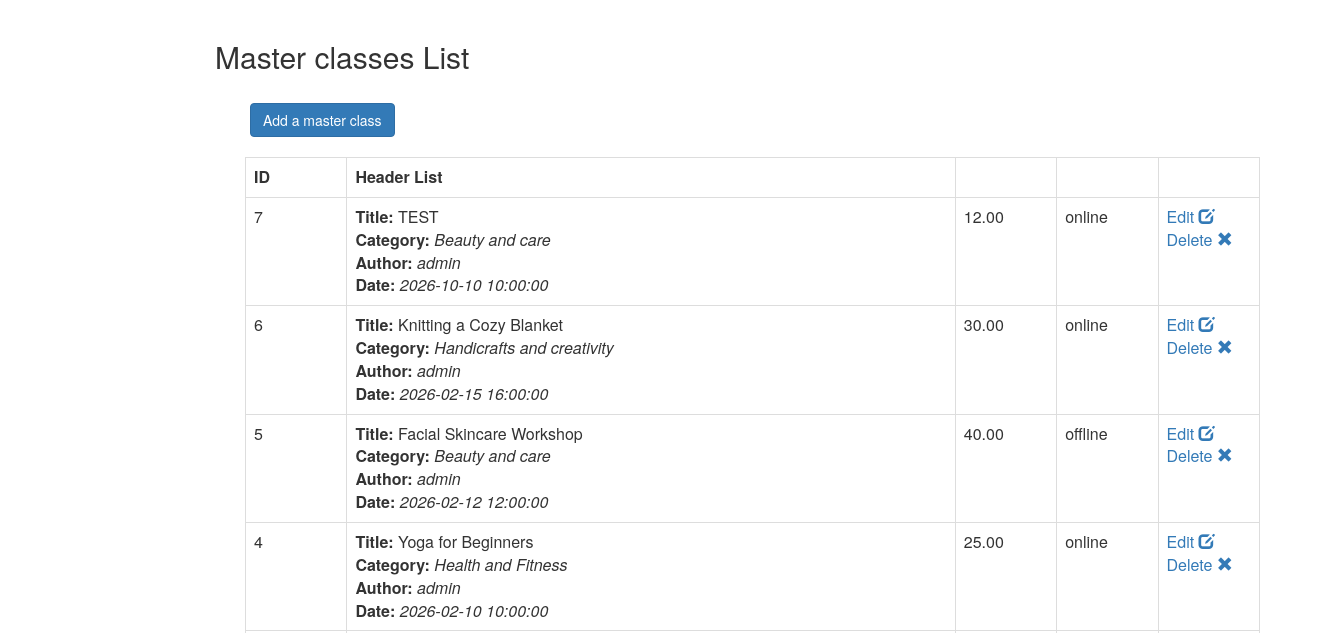
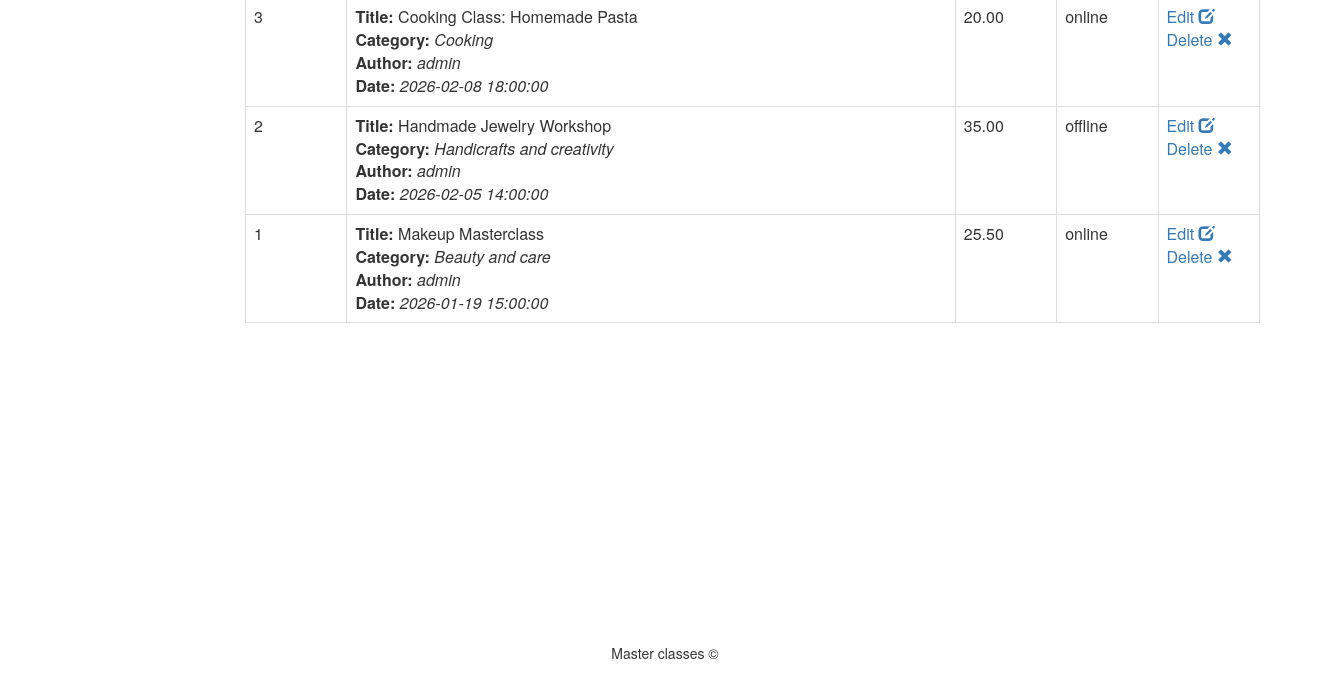
The app's page /Admin/viewAdmin/masterclassesAdmin, older data (2 pictures, top to bottom).
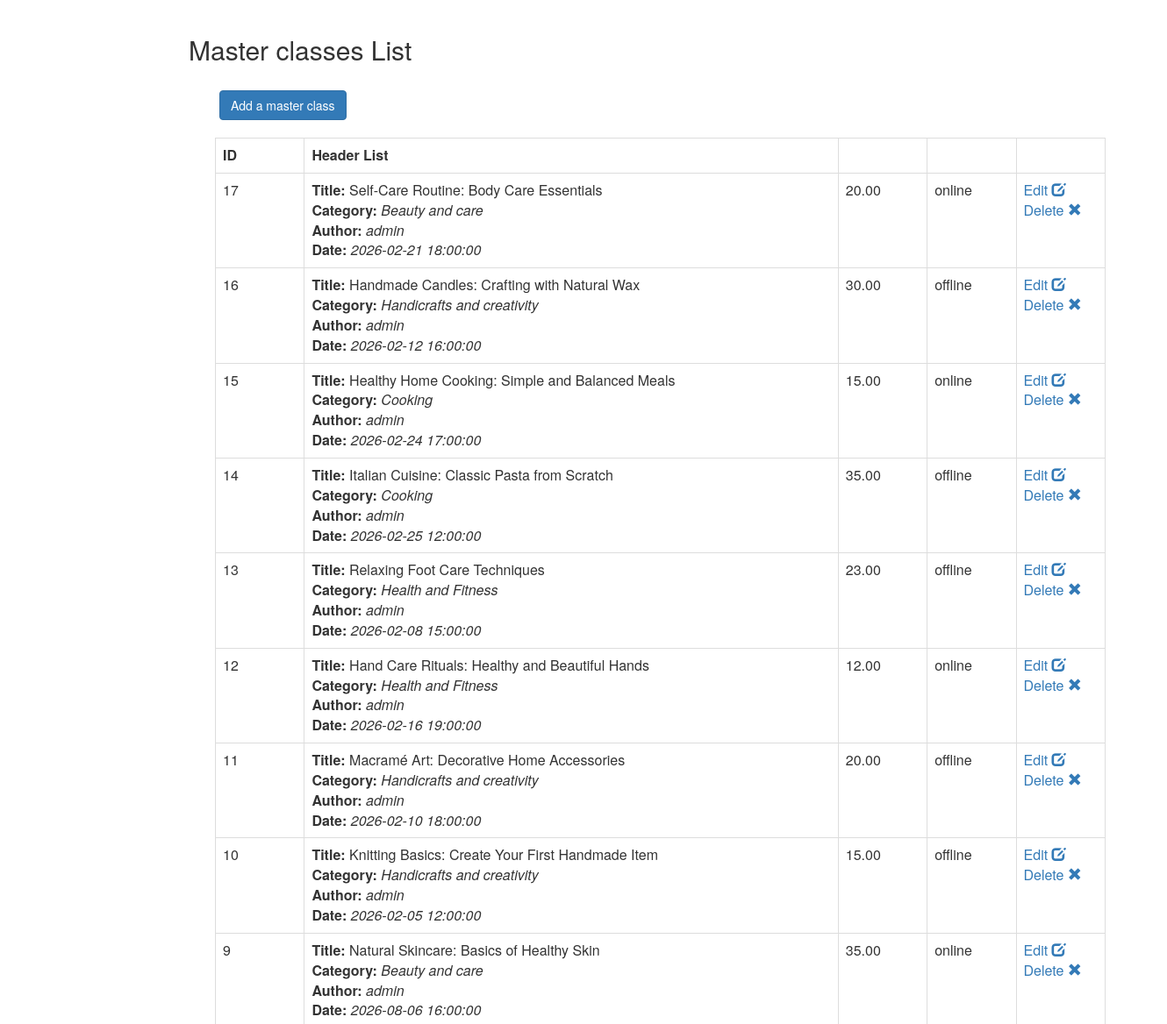
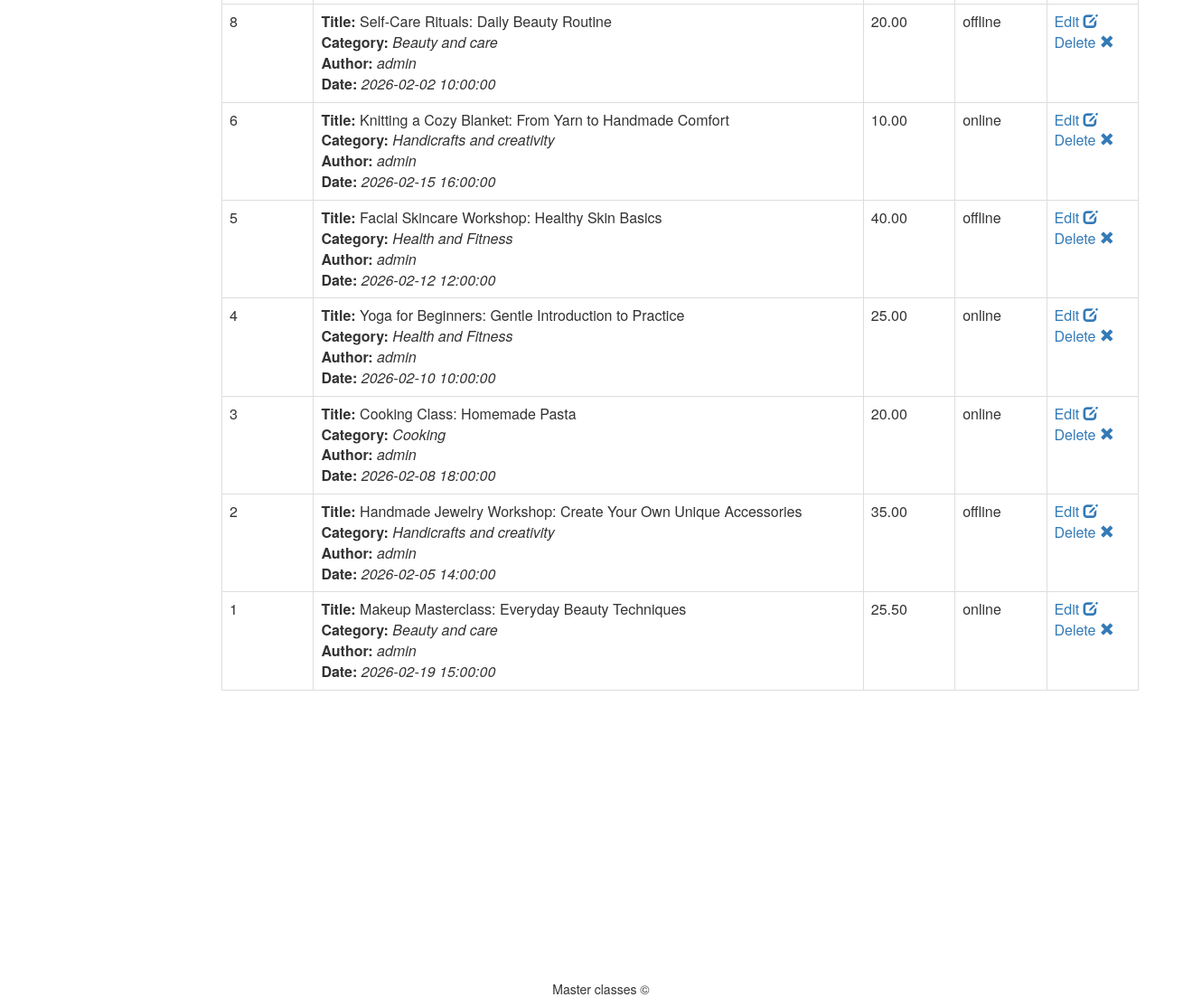
The same page, newer data (2 pictures, top to bottom).
### tables this page shows
CREATE TABLE `masterclasses` (
  `id` int(11) NOT NULL,
  `title` varchar(150) NOT NULL,
  `text` text NOT NULL,
  `format` enum('online','offline','','') NOT NULL,
  `picture` blob DEFAULT NULL,
  `date` datetime NOT NULL,
  `price` decimal(10,2) NOT NULL,
  `category_id` int(11) NOT NULL,
  `user_id` int(11) NOT NULL
);

CREATE TABLE `categories` (
  `id` int(11) NOT NULL,
  `name` varchar(150) NOT NULL
);

CREATE TABLE `users` (
  `id` int(11) NOT NULL,
  `name` varchar(100) NOT NULL,
  `job` varchar(100) NOT NULL,
  `picture` blob DEFAULT NULL,
  `email` varchar(100) NOT NULL,
  `password` varchar(150) NOT NULL,
  `login` text NOT NULL,
  `status` varchar(50) NOT NULL,
  `pass` varchar(150) NOT NULL,
  `registration_date` date NOT NULL
);

### Admin/ControllerAdmin/ControllerAdminList.php (called while the page is built, shortened)
<?php
class controllerAdminList {
    public static function ClassesList() {
        $arr = modelAdminList::getClassesList();
            include_once 'viewAdmin/classesList.php';
    }
}
?>

### Admin/routerAdmin/routingAdmin.php (called while the page is built)
<?php
$host = explode('?', $_SERVER['REQUEST_URI']) [0];
$num = substr_count($host, '/');
$path = explode('/', $host) [$num];
if ($path == '' OR $path == 'index.php') {
    $response = controllerAdmin::formLoginSite();
} elseif ($path == 'login') {
    $response = controllerAdmin::loginAction();
} elseif ($path == 'logout') {
    $response = controllerAdmin::logoutAction();
} elseif ($path == 'masterclassesAdmin') {
    $response = controllerAdminList::ClassesList();
} elseif ($path == 'masterclassesAdd') {
    $response = controllerAdminList::classesAddForm();
} elseif ($path == 'masterclassesAddResult') {
    $response = controllerAdminList::classesAddResult();
} elseif ($path == 'masterclassesEdit' && isset($_GET['id'])) {
    $response = controllerAdminList::classesEditForm($_GET['id']);
} elseif ($path == 'masterclassesEditResult' && isset($_GET['id']))  {
    $response = controllerAdminList::classesEditResult($_GET['id']);
} elseif ($path == 'masterclassesDelete' && isset($_GET['id'])) {
    $response = controllerAdminList::classesDeleteForm($_GET['id']);
} elseif ($path == 'masterclassesDeleteResult' && isset($_GET['id'])) {
    $response = controllerAdminList::classesDeleteResult($_GET['id']);
} else {
    $response = controllerAdmin::error404();
}

### Admin/index.php (called while the page is built, shortened)
<?php
require_once '../inc/database.php';
include_once ("modelAdmin/modelAdminList.php");
include_once ("controllerAdmin/controllerAdminList.php");
include ('routerAdmin/routingAdmin.php');

### inc/Database.php (called while the page is built, shortened)
<?php
class Database {
    private $conn;
    private $host;
    private $user;
    private $password;
    private $baseName;
    function __construct() {
        $this->host = 'localhost';
        $this->user = 'root';
        $this->password = '';
        $this->baseName = 'masterclass';
    }
    function connect() {
        if (!$this->conn) {
            try {
                $this->conn = new PDO(
                    'mysql:host='.$this->host.';dbname='.$this->baseName.';charset=utf8',
                    $this->user,
                    $this->password,
                    [PDO::ATTR_ERRMODE => PDO::ERRMODE_EXCEPTION]
                );
            } catch (PDOException $e) {
                die('Connection failed: ' . $e->getMessage());
            }
        }
        return $this->conn;
    }
    function getAll($query, $params = []) {
        $stmt = $this->conn->prepare($query);
        $stmt->execute($params);
        return $stmt->fetchAll(PDO::FETCH_ASSOC);
    }
}

### Admin/modelAdmin/modelAdminList.php (called while the page is built, shortened)
<?php
class modelAdminList {
    public static function getClassesList() {
        $query = "SELECT
            masterclasses.*,
            categories.name AS category_id,
            users.name AS user_id
          FROM masterclasses
          JOIN categories ON masterclasses.category_id = categories.id
          JOIN users ON masterclasses.user_id = users.id
          ORDER BY masterclasses.id DESC";
        $db = new Database();
        $arr = $db->getAll($query);
        return $arr;
    }
}

### Admin/viewAdmin/classesList.php (the view, shortened to what this page needs)
<h2>Master classes List</h2>
<div class="container" style="min-height: 400px;">
    <div style="margin: 20px;">
        <a class="btn btn-primary" href="masterclassesAdd" role="button">Add a master class</a>
    </div>
    <div class="col-md-11">
        <table class="table table-bordered table-responsive">
            <tr>
                <th width="10%">ID</th>
                <th width="60%">Header List</th>
                <th width="10%"></th>
                <th width="10%"></th>
            </tr>
            <?php
                foreach($arr as $row) {
                    echo '<tr>';
                        echo '<td>'.$row['id'].'</td>';
                        echo '<td><b>Title: </b>'.$row['title'].'<br>';
                            echo '<b>Category: </b><i>'.$row['category_id'].'</i><br>';
                            echo '<b>Author: </b><i>'.$row['user_id'].'</i><br>';
                            echo '<b>Date: </b><i>'.$row['date'].'</i>';
                        echo '</td>';
                        echo '<td>'.$row['price'].'</td>';
                        echo '<td>'.$row['format'].'</td>';
                        echo '<td>
                                <a href="masterclassesEdit?id='.$row['id'].'">Edit <span class="glyphicon glyphicon-edit" aria-hidden="true"></span></a>
                                <a href="masterclassesDelete?id='.$row['id'].'">Delete <span class="glyphicon glyphicon-remove" aria-hidden="true"></span></a>
                            </td>';
                    echo '</tr>';
                }
            ?>
        </table>
    </div>
</div>
<?php
    $content = ob_get_clean();
    include "viewAdmin/templates/layout.php";
?>

### Admin/viewAdmin/templates/layout.php (shortened to what this page needs)
<html>
    <head>
        <link href="public/css/bootstrap.css" rel="stylesheet">
        <link href="public/css/mystyle.css" rel="stylesheet">
        <link href="public/css/font-awesome.min.css" rel="stylesheet">
    </head>
    <body>
        <div class="container">
            <div id="content" style="padding-top: 20px;">
                <?php echo $content; ?>
            </div>
            <footer class="footer">
                <p style="display: block; text-align:center; margin-top: 300px;">Master classes &copy;</p>
            </footer>
        </div>
    </body>
</html>

### public/css/mystyle.css (style rules this page uses)
#content { margin:0 auto; width:900px; }

Row changes from the older to the newer data that the page shows:
removed masterclasses: id "7", title "TEST", category.name "Beauty and care", user.name "admin", date "2026-10-10 10:00:00", price "12.00", format "online"
added masterclasses: id "17", title "Self-Care Routine: Body Care Essentials", category.name "Beauty and care", user.name "admin", date "2026-02-21 18:00:00", price "20.00", format "online"
added masterclasses: id "16", title "Handmade Candles: Crafting with Natural Wax", category.name "Handicrafts and creativity", user.name "admin", date "2026-02-12 16:00:00", price "30.00", format "offline"
added masterclasses: id "15", title "Healthy Home Cooking: Simple and Balanced Meals", category.name "Cooking", user.name "admin", date "2026-02-24 17:00:00", price "15.00", format "online"
added masterclasses: id "14", title "Italian Cuisine: Classic Pasta from Scratch", category.name "Cooking", user.name "admin", date "2026-02-25 12:00:00", price "35.00", format "offline"
added masterclasses: id "13", title "Relaxing Foot Care Techniques", category.name "Health and Fitness", user.name "admin", date "2026-02-08 15:00:00", price "23.00", format "offline"
added masterclasses: id "12", title "Hand Care Rituals: Healthy and Beautiful Hands", category.name "Health and Fitness", user.name "admin", date "2026-02-16 19:00:00", price "12.00", format "online"
added masterclasses: id "11", title "Macramé Art: Decorative Home Accessories", category.name "Handicrafts and creativity", user.name "admin", date "2026-02-10 18:00:00", price "20.00", format "offline"
added masterclasses: id "10", title "Knitting Basics: Create Your First Handmade Item", category.name "Handicrafts and creativity", user.name "admin", date "2026-02-05 12:00:00", price "15.00", format "offline"
added masterclasses: id "9", title "Natural Skincare: Basics of Healthy Skin", category.name "Beauty and care", user.name "admin", date "2026-08-06 16:00:00", price "35.00", format "online"
added masterclasses: id "8", title "Self-Care Rituals: Daily Beauty Routine", category.name "Beauty and care", user.name "admin", date "2026-02-02 10:00:00", price "20.00", format "offline"
changed masterclasses id 6: title "Knitting a Cozy Blanket" → "Knitting a Cozy Blanket: From Yarn to Handmade Comfort"; price "30.00" → "10.00"
changed masterclasses id 5: title "Facial Skincare Workshop" → "Facial Skincare Workshop: Healthy Skin Basics"; category.name "Beauty and care" → "Health and Fitness"
changed masterclasses id 4: title "Yoga for Beginners" → "Yoga for Beginners: Gentle Introduction to Practice"
changed masterclasses id 2: title "Handmade Jewelry Workshop" → "Handmade Jewelry Workshop: Create Your Own Unique Accessories"
changed masterclasses id 1: title "Makeup Masterclass" → "Makeup Masterclass: Everyday Beauty Techniques"; date "2026-01-19 15:00:00" → "2026-02-19 15:00:00"
